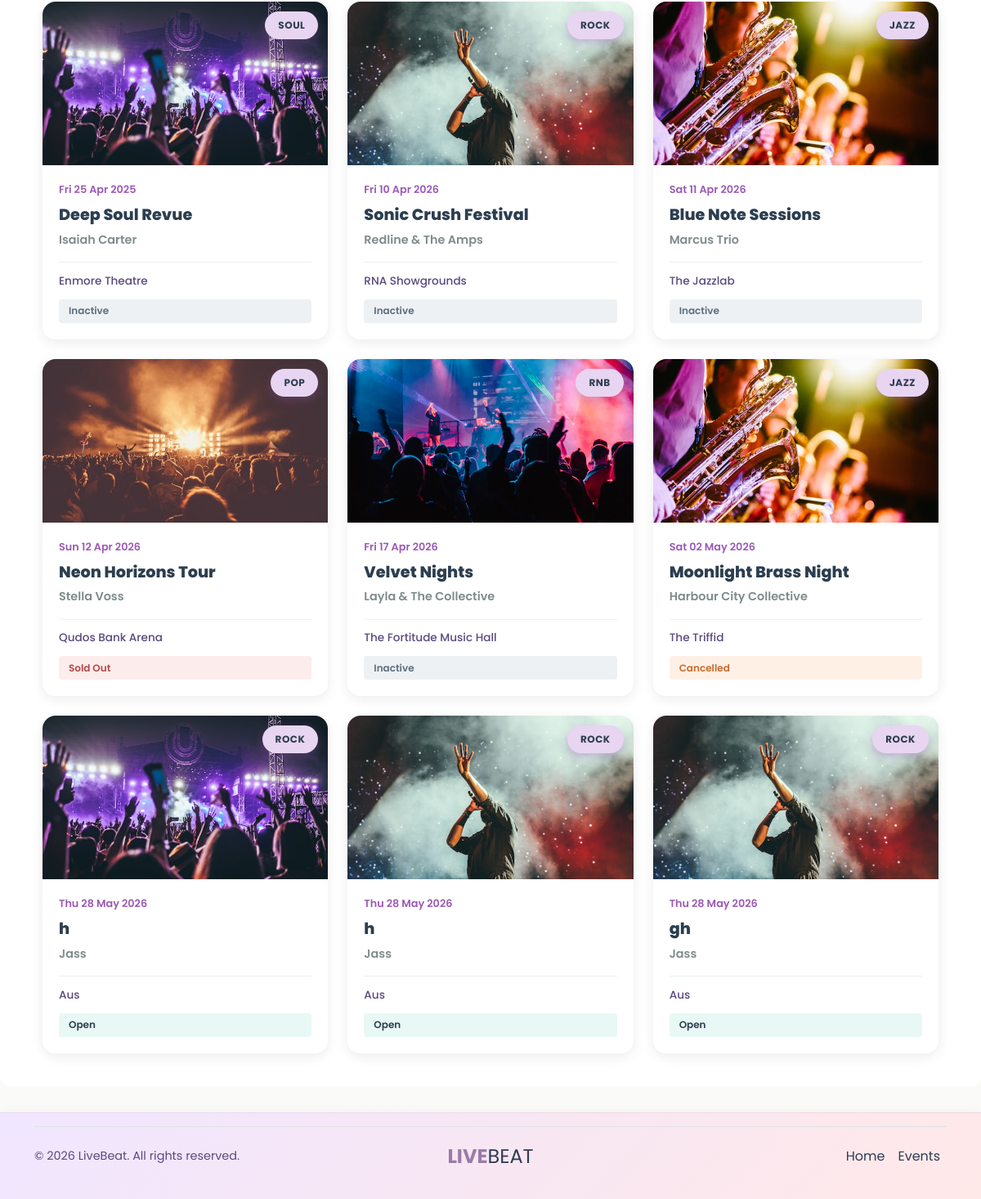
Before: / (lower part) with the older database file.
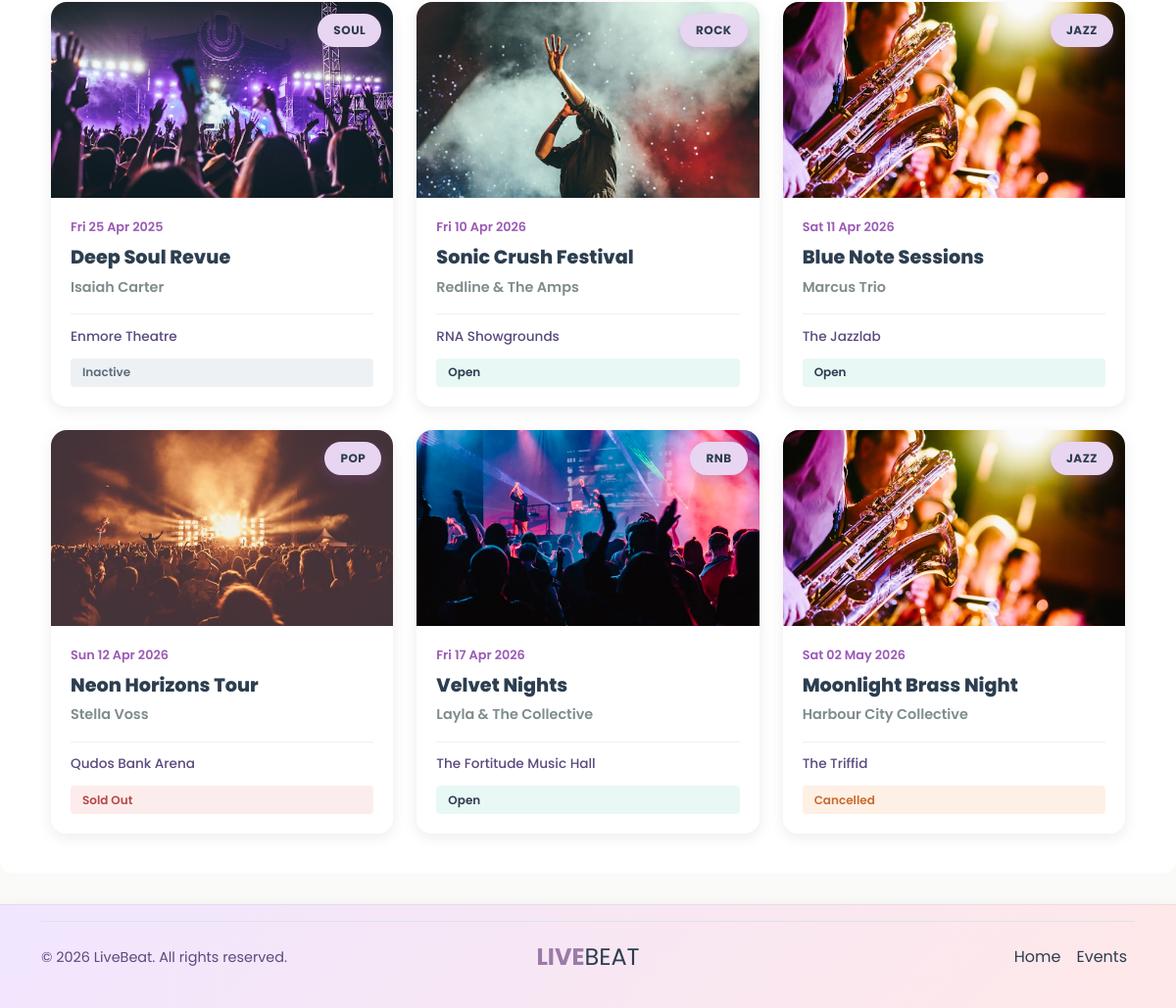
After: the same page with the newer database file.
### livebeat/models.py (models this page shows)
class Event(db.Model):
    id = db.Column(
        db.Integer,
        primary_key=True
    )
    title = db.Column(
        db.String(100),
        nullable=False
    )
    artist = db.Column(
        db.String(100),
        nullable=False
    )
    description = db.Column(
        db.Text,
        nullable=False
    )
    category = db.Column(
        db.String(50),
        nullable=False
    )
    status = db.Column(
        db.String(20),
        default="Open"
    )
    capacity = db.Column(
        db.Integer,
        nullable=False
    )
    date = db.Column(
        db.DateTime,
        nullable=False
    )
    time = db.Column(
        db.Time,
        nullable=False
    )
    end_time = db.Column(
        db.Time,
        nullable=True
    )
    venue_name = db.Column(
        db.String(120),
        nullable=False
    )
    venue_address = db.Column(
        db.String(200),
        nullable=False
    )
    standard_price = db.Column(
        db.Float,
        nullable=False
    )
    vip_price = db.Column(
        db.Float,
        nullable=False
    )
    premium_price = db.Column(
        db.Float,
        nullable=False
    )
    ticket_type = db.Column(
        db.String(50),
        nullable=True,
        default="standard"
    )
    acknowledgement = db.Column(
        db.Text
    )
    image = db.Column(
        db.String(200),
        default="concert1.jpg"
    )
    created_at = db.Column(
        db.DateTime,
        default=brisbane_now
    )
    user_id = db.Column(
        db.Integer,
        db.ForeignKey("user.id")
    )
    bookings = db.relationship(
        "Booking",
        backref="event",
        lazy=True
    )
    comments = db.relationship(
        "Comment",
        backref="event",
        lazy=True
    )

### livebeat/views.py (the view)
@main_bp.route("/")
def index():
    mark_past_events_inactive()
    selected_category = request.args.get(
        "category",
        "all"
    )
    query = Event.query.order_by(
        Event.date.asc()
    )
    if selected_category != "all":
        query = query.filter(
            Event.category.ilike(
                selected_category
            )
        )
    events = query.all()
    categories = [
        "all",
        "rock",
        "pop",
        "jazz",
        "rnb",
        "soul",
        "other"
    ]
    return render_template(
        "index.html",
        events=events,
        categories=categories,
        selected_category=selected_category,
    )

### livebeat/views.py (called while the page is built)
@main_bp.app_context_processor
def inject_has_created_events():
    has_created_events = False
    if current_user.is_authenticated:
        has_created_events = (
            Event.query.filter_by(
                user_id=current_user.id
            ).first() is not None
        )
    return {
        "has_created_events": has_created_events
    }

def mark_past_events_inactive():
    now = datetime.now()
    past_open_events = Event.query.filter(
        Event.date < now,
        Event.status == "Open"
    ).all()
    if past_open_events:
        for event in past_open_events:
            event.status = "Inactive"
        db.session.commit()

### livebeat/templates/index.html (shortened to what this page needs)
{% extends 'base.html' %}
{% block content %}
<section class="lb-section" id="events">
    <div class="container">
        <div class="row g-4">
            {% for event in events %}
            <div class="col-sm-6 col-lg-4">
                <a href="{{ url_for('main.event_details', event_id=event.id) }}"
                    class="lb-event-card d-block h-100 text-decoration-none">
                    <div class="lb-card-img-wrap">
                        <img src="{{ url_for('static', filename='images/' ~ event.image) }}" alt="{{ event.title }}">
                        <span class="lb-card-genre-tag">{{ event.category|capitalize }}</span>
                    </div>
                    <div class="lb-card-body">
                        <div class="lb-card-date">{{ event.date.strftime('%a %d %b %Y') }}</div>
                        <div class="lb-card-title">{{ event.title }}</div>
                        <div class="lb-card-artist">{{ event.artist }}</div>
                        <div class="lb-card-footer">
                            <span class="lb-card-venue">{{ event.venue_name }}</span>
                            {% if event.status == "Open" %}
                            <span class="lb-badge lb-badge-open">Open</span>
                            {% elif event.status == "Sold Out" %}
                            <span class="lb-badge lb-badge-soldout">Sold Out</span>
                            {% elif event.status == "Cancelled" %}
                            <span class="lb-badge lb-badge-cancelled">Cancelled</span>
                            {% else %}
                            <span class="lb-badge lb-badge-inactive">{{ event.status }}</span>
                            {% endif %}
                        </div>
                    </div>
                </a>
            </div>
            {% endfor %}
        </div>
    </div>
</section>
{% endblock %}

Changed rows visible on the page:
removed Event: image (picture), category "ROCK", date "Thu 28 May 2026", title "h", artist "Jass", venue_name "Aus", status "Open"
removed Event: image (picture), category "ROCK", date "Thu 28 May 2026", title "h", artist "Jass", venue_name "Aus", status "Open"
removed Event: image (picture), category "ROCK", date "Thu 28 May 2026", title "gh", artist "Jass", venue_name "Aus", status "Open"
changed Event "Sonic Crush Festival": status "Inactive" → (not shown); now shows "Open"
changed Event "Blue Note Sessions": status "Inactive" → (not shown); now shows "Open"
changed Event "Velvet Nights": status "Inactive" → (not shown); now shows "Open"
